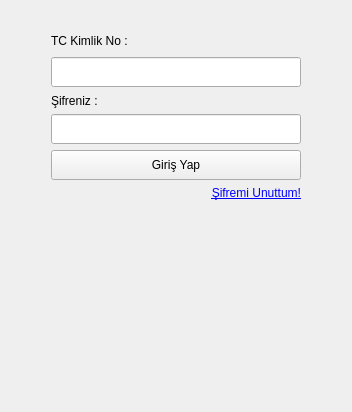
         <widget class="QWidget" name="Giris">
          <layout class="QGridLayout" name="gridLayout_2">
           <item row="1" column="0">
            <spacer name="horizontalSpacer_7">
             <property name="orientation">
              <enum>Qt::Horizontal</enum>
             </property>
             <property name="sizeHint" stdset="0">
              <size>
               <width>40</width>
               <height>20</height>
              </size>
             </property>
            </spacer>
           </item>
           <item row="0" column="1">
            <widget class="QLabel" name="LoginLogoLbl">
             <property name="maximumSize">
              <size>
               <width>250</width>
               <height>250</height>
              </size>
             </property>
             <property name="text">
              <string/>
             </property>
            </widget>
           </item>
           <item row="6" column="1">
            <widget class="QLabel" name="label">
             <property name="minimumSize">
              <size>
               <width>250</width>
               <height>15</height>
              </size>
             </property>
             <property name="maximumSize">
              <size>
               <width>250</width>
               <height>15</height>
              </size>
             </property>
             <property name="text">
              <string>&lt;html&gt;&lt;head/&gt;&lt;body&gt;&lt;p&gt;&lt;a href=&quot;page1&quot;&gt;&lt;span style=&quot; text-decoration: underline; color:#0000ff;&quot;&gt;Şifremi Unuttum!&lt;/span&gt;&lt;/a&gt;&lt;/p&gt;&lt;/body&gt;&lt;/html&gt;</string>
             </property>
             <property name="alignment">
              <set>Qt::AlignRight|Qt::AlignTrailing|Qt::AlignVCenter</set>
             </property>
            </widget>
           </item>
           <item row="1" column="2">
            <spacer name="horizontalSpacer_6">
             <property name="orientation">
              <enum>Qt::Horizontal</enum>
             </property>
             <property name="sizeHint" stdset="0">
              <size>
               <width>40</width>
               <height>20</height>
              </size>
             </property>
            </spacer>
           </item>
           <item row="5" column="1">
            <widget class="QPushButton" name="loginBtn">
             <property name="minimumSize">
              <size>
               <width>250</width>
               <height>30</height>
              </size>
             </property>
             <property name="text">
              <string>Giriş Yap</string>
             </property>
            </widget>
           </item>
           <item row="4" column="1">
            <widget class="QLineEdit" name="pwTbx">
             <property name="minimumSize">
              <size>
               <width>250</width>
               <height>30</height>
              </size>
             </property>
             <property name="maximumSize">
              <size>
               <width>250</width>
               <height>30</height>
              </size>
             </property>
             <property name="echoMode">
              <enum>QLineEdit::Password</enum>
             </property>
             <property name="cursorMoveStyle">
              <enum>Qt::LogicalMoveStyle</enum>
             </property>
            </widget>
           </item>
           <item row="1" column="1">
            <widget class="QLabel" name="tcLbl">
             <property name="minimumSize">
              <size>
               <width>250</width>
               <height>15</height>
              </size>
             </property>
             <property name="maximumSize">
              <size>
               <width>250</width>
               <height>15</height>
              </size>
             </property>
             <property name="text">
              <string>TC Kimlik No :</string>
             </property>
            </widget>
           </item>
           <item row="2" column="1">
            <widget class="QLineEdit" name="tcTbx">
             <property name="minimumSize">
              <size>
               <width>250</width>
               <height>30</height>
              </size>
             </property>
             <property name="maximumSize">
              <size>
               <width>250</width>
               <height>30</height>
              </size>
             </property>
             <property name="mouseTracking">
              <bool>true</bool>
             </property>
             <property name="cursorMoveStyle">
              <enum>Qt::VisualMoveStyle</enum>
             </property>
            </widget>
           </item>
           <item row="3" column="1">
            <widget class="QLabel" name="pwLbl">
             <property name="minimumSize">
              <size>
               <width>250</width>
               <height>15</height>
              </size>
             </property>
             <property name="maximumSize">
              <size>
               <width>250</width>
               <height>15</height>
              </size>
             </property>
             <property name="text">
              <string>Şifreniz :</string>
             </property>
            </widget>
           </item>
           <item row="7" column="1">
            <spacer name="verticalSpacer_2">
             <property name="orientation">
              <enum>Qt::Vertical</enum>
             </property>
             <property name="sizeType">
              <enum>QSizePolicy::Fixed</enum>
             </property>
             <property name="sizeHint" stdset="0">
              <size>
               <width>20</width>
               <height>200</height>
              </size>
             </property>
            </spacer>
           </item>
          </layout>
         </widget>
